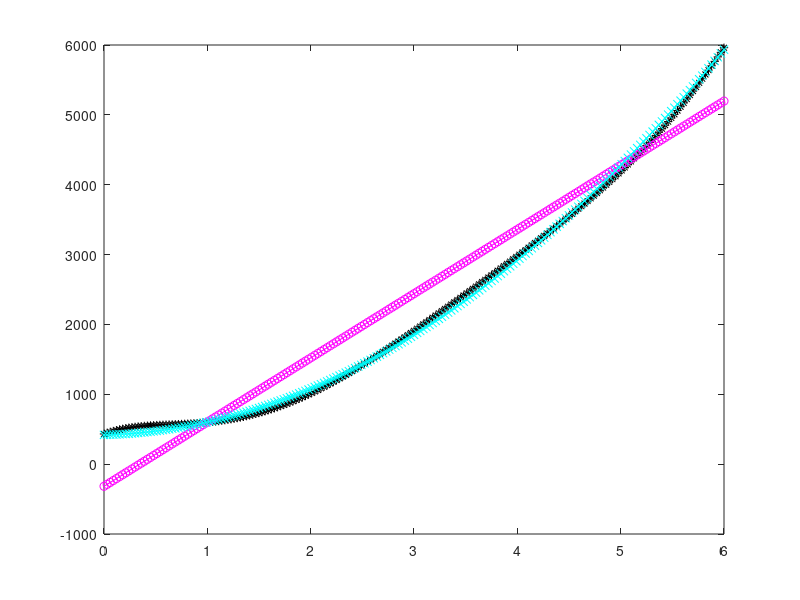

This figure's MATLAB source:
#ejercficio 8 guía 5
clear all; clf;
x=[0 1 2 3 4 5 6];
y=[432 599 1012 1909 2977 4190 5961];
n=length(x);
xx=linspace(0,6,201);

#inciso a) p de grado menor o igual a 6
p6=polyfit(x,y,6);
p6x=polyval(p6,xx);

#inciso b) p1 lineal
p1=polyfit(x,y,1);
p1x=polyval(p1,xx);

#inciso c) p2 cuadratico
p2=polyfit(x,y,2);
p2x=polyval(p2,xx);

#inciso d) grafica
plot(xx,p6x,'k-*'); hold on;
plot(xx,p1x,'m-o');
plot(xx,p2x,'c-x');
#error cuadrático:
#p6 tiene error cuadrático cero porque interpola exactamente los puntos
y_p6=polyval(p6,x);
y_p1=polyval(p1,x);
y_p2=polyval(p2,x);

er_p6=(sum((y-y_p6).^2))./n
er_p1=(sum((y-y_p1).^2))./n
er_p2=(sum((y-y_p2).^2))./n
#el que mejor aproxima diría que es, obviamente, el p6, ya que
#tiene un error casi igual a cero, mientras que el error de las
#otras aprox. está en los miles. Pero esto es solo dentro del
#intervalo, todavía me queda ver si arroja predicciones razonables

#inciso e) error a las 10 semanas
cant_10_p6=polyval(p6,10)
cant_10_p1=polyval(p1,10)
cant_10_p2=polyval(p2,10)
#ahora vemos que la predicción anterior resultó ser completamente
#errónea, ya que a las 10 semanas el polinomio de grado 6, que
#era el de menor error en el intervalo dado, arroja una cantidad
#de mosquitos NEGATIVA. así que no, ya no es el modelo más
#apropiado para realizar predicciones

#inciso f) error relativo
cant_real=14900;
er_10_p6=abs(cant_10_p6-cant_real)/abs(cant_real)
er_10_p1=abs(cant_10_p1-cant_real)/abs(cant_real)
er_10_p2=abs(cant_10_p2-cant_real)/abs(cant_real)
#en definitiva, el polinomio p6, a pesar de interpolar los valores
#de forma exacta, estuvo lejos de ser el mas apropiado para
#predecir el crecimiento de la población de mosquitos.
